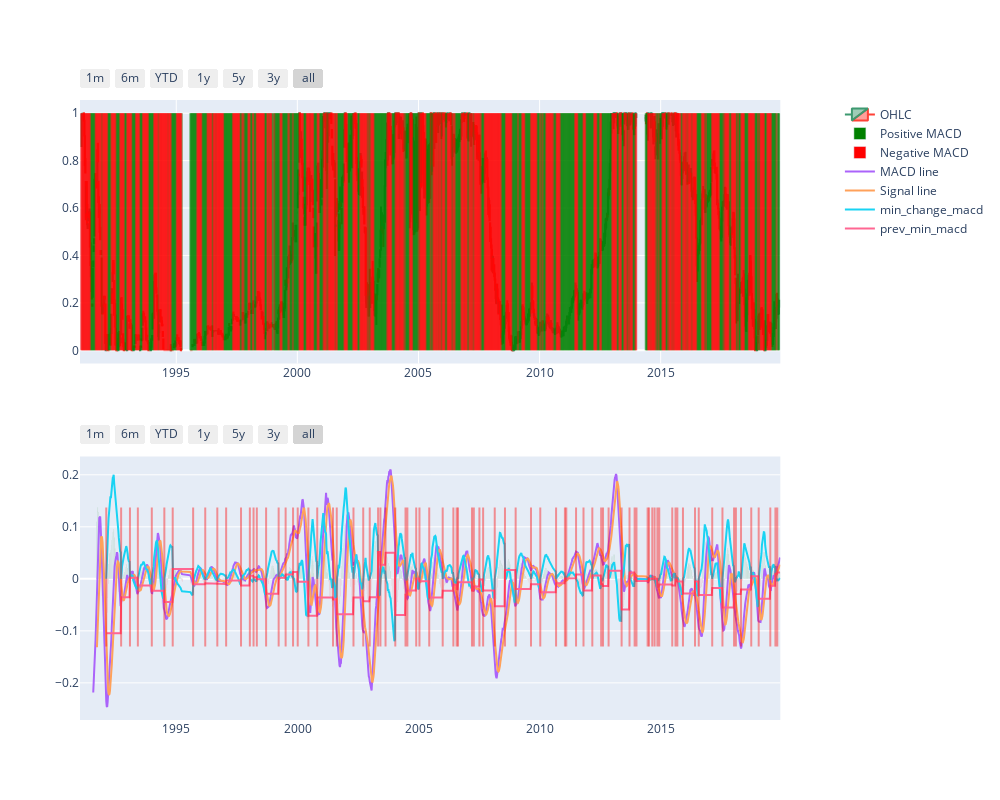

Notebook code cell kept with this figure:
### Code cell
import plotly.graph_objects as go
from plotly.subplots import make_subplots

fig = make_subplots(
    rows=2
    ,cols=1
#     ,vertical_spacing=0.3
    ,specs=[[{"secondary_y": True}]
            ,[{"secondary_y": False}]
#             ,[{"secondary_y": False}]
#             ,[{"secondary_y": False}]
           ]
)



###########NORMALISED PRICES###########
#Create graphs for normalised prices
fig.add_trace(go.Candlestick(x=chart_df.date
        ,open=chart_df.open
        ,high=chart_df.high
        ,low=chart_df.low
        ,close=chart_df.close
        ,name='OHLC')
    ,row=1,col=1
    ,secondary_y=False
)

def add_macd(_df,_row):
    #Create a graph for MACD
    pos_macd = _df.macd.copy()
    pos_macd.loc[pos_macd < 0] = 0
    neg_macd = _df.macd.copy()
    neg_macd.loc[neg_macd > 0] = 0
    fig.add_trace(
        go.Bar(
            x=_df.date
            ,y=pos_macd
            ,marker_color='green'
            ,name='Positive MACD'
        )
        ,row=_row,col=1
    )
    fig.add_trace(
        go.Bar(
            x=_df.date
            ,y=neg_macd
            ,marker_color='red'
            ,name='Negative MACD'
        )
        ,row=_row,col=1
    )
    fig.add_trace(go.Scatter(mode='lines'
            ,x=_df.date
            ,y=_df.macd_line
            ,name='MACD line')
        ,row=_row,col=1
    )
    fig.add_trace(
        go.Scatter(
            mode='lines'
            ,x=_df.date
            ,y=_df.signal_line
            ,name='Signal line')
        ,row=_row,col=1
    )
add_macd(chart_df,2)



###########EVALUATE OTHER SIGNALS###########
def eval_signal(_signal,_row:int=1,_sec_y:bool=True):
    fig.add_trace(
        go.Scatter(
            mode='lines'
            ,x=chart_df.date
            ,y=chart_df[_signal]
            ,name=_signal
        )
        ,row=_row,col=1
        ,secondary_y=_sec_y
    )
eval_signal('min_change_macd',_row=2,_sec_y=False)
eval_signal('prev_min_macd',_row=2,_sec_y=False)

###########STANDARD PRICES###########
# #Create graphs for standard prices
# fig.add_trace(go.Candlestick(x=orig_chart_df.date
#         ,open=orig_chart_df.open
#         ,high=orig_chart_df.high
#         ,low=orig_chart_df.low
#         ,close=orig_chart_df.close
#         ,name='OHLC')
#     ,row=3,col=1
# )
# fig.add_trace(go.Scatter(mode='lines'
#         ,x=orig_chart_df.date
#         ,y=orig_chart_df.ema26
#         ,name='EMA26')
#     ,row=3,col=1
# )
# add_macd(orig_chart_df,4)

#Create a dictionary of shapes for buy and sell signals
shapes_li = []
def add_signal(sig_li,out_li:list=[],color:str='red',min_max:tuple=(0,1),ax:tuple=('x1','y1')):
    for date in sig_li:
        out_li.append({'type':'rect'
            ,'x0':date
            ,'x1':date
            ,'y0':min_max[0]
            ,'y1':min_max[1]
            ,'line':{'color':color}
            ,'opacity':0.4
            ,'xref':ax[0]
            ,'yref':ax[1]})
    return out_li
#Buy and sell
add_signal(
    chart_df[chart_df.signal == 'buy'].date.tolist()
    ,out_li=shapes_li
    ,color='green'
    ,min_max=(chart_df.low.min(),chart_df.high.max())
)
add_signal(
    chart_df[chart_df.signal == 'sell'].date.tolist()
    ,out_li=shapes_li
    ,color='red'
    ,min_max=(chart_df.low.min(),chart_df.high.max())
)
#Max and mins
def bool_signal(max_col,min_col,ref_col:str='close'):
    add_signal(
        chart_df[chart_df[max_col]].date.tolist()
        ,out_li=shapes_li
        ,color='green'
        ,min_max=(chart_df[ref_col].min(),chart_df[ref_col].max())
        ,ax=('x2','y3')
    )
    add_signal(
        chart_df[chart_df[min_col]].date.tolist()
        ,out_li=shapes_li
        ,color='red'
        ,min_max=(chart_df[ref_col].min(),chart_df[ref_col].max())
        ,ax=('x2','y3')
    )
bool_signal('macd_max','macd_min','macd')



###########LAYOUT###########
#Update the layout
fig.update_layout(
    autosize=False
    ,width=1000
    ,height=800
)

#Establish range selector and buttons
rng_sel_di = dict(
    buttons=list([
        dict(count=1,
             label="1m",
             step="month",
             stepmode="backward"),
        dict(count=6,
             label="6m",
             step="month",
             stepmode="backward"),
        dict(count=1,
             label="YTD",
             step="year",
             stepmode="todate"),
        dict(count=1,
             label="1y",
             step="year",
             stepmode="backward"),
        dict(count=5,
             label="5y",
             step="year",
             stepmode="backward"),
        dict(count=3,
             label="3y",
             step="year",
             stepmode="backward"),
        dict(step="all")
    ])
)
for axis in ['xaxis'
             ,'xaxis2'
#              ,'xaxis3'
#              ,'xaxis4'
            ]:
    fig.layout[axis].rangeselector=rng_sel_di
    fig.layout[axis].rangeslider.visible=False
# fig.layout.yaxis.domain = [0.7,1.0]
# fig.layout.yaxis2.domain = [0.0,0.3]
fig.update_yaxes(automargin=True)
# print(fig)
fig.layout.shapes = shapes_li

fig.show()
